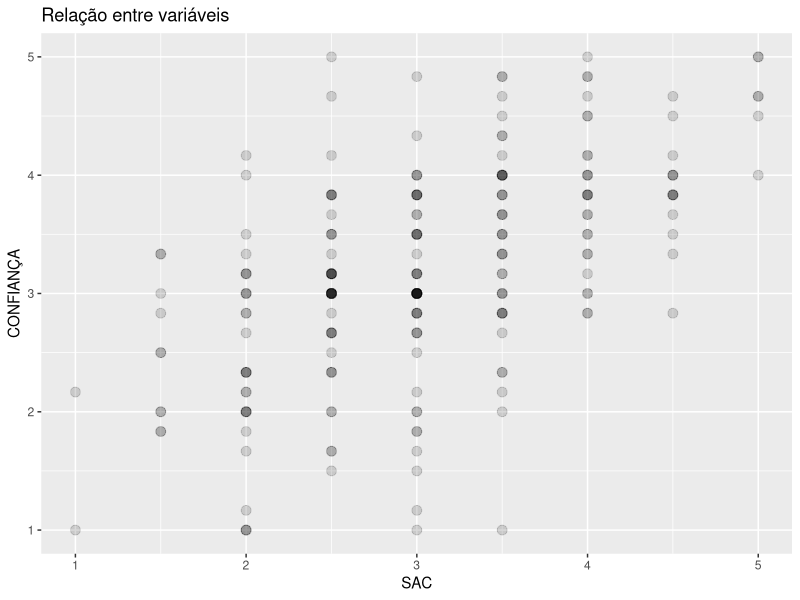
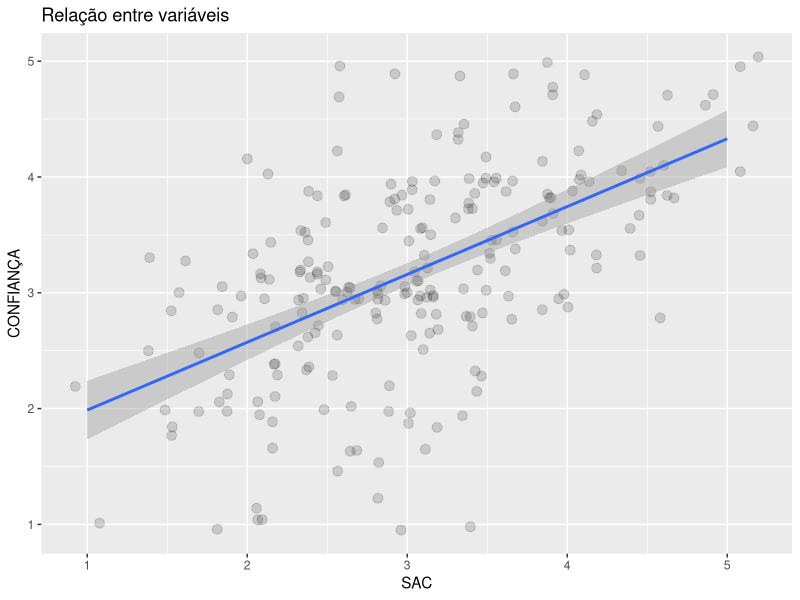

Reproduce these figures in R, in order.
## ---- chunk 1
knitr::opts_chunk$set(echo = TRUE)
## ---- chunk 2
library(readxl)
dados = read_excel("fonte.xlsx", sheet = "TV por assinatura")

## ---- chunk 3

library(ggplot2)

ggplot(dados, aes(x = SAC, y = CONFIANÇA)) +
  geom_point(alpha = 0.15, size = 3) +
  labs(title = "Relação entre variáveis")

## ---- chunk 4

library(ggplot2)

ggplot(dados, aes(x = SAC, y = CONFIANÇA)) +
  geom_jitter(alpha = 0.15, size = 3) +
  labs(title = "Relação entre variáveis") +
  geom_smooth(method = "lm")

## ---- chunk 5
x = dados$SAC
y = dados$CONFIANÇA

round(cor(x,y),2)
## ---- chunk 6
modelo = lm(y ~ x) 
resumo = summary(modelo)

library(knitr)

# Para obter os coeficientes com duas casas decimais

kable(round(resumo$coefficients,2), caption = "Equação de regressão")

# Para obter os LI e LS dos coeficientes com duas casas decimais
kable(round(confint(modelo, level = 0.95),2), caption = "Limites")

## ---- chunk 7

newdata = data.frame(x = c(2)) # Insira o valor desejado de x no lugar de xp
previsao = predict(modelo, newdata, interval = "confidence", level= 0.95)

kable(round(previsao,2), caption = "Valores da previsão")
